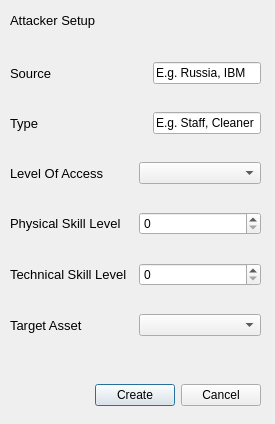
<?xml version="1.0" encoding="UTF-8"?>
<ui version="4.0">
 <class>add_attacker</class>
 <widget class="QDialog" name="add_attacker">
  <property name="geometry">
   <rect>
    <x>0</x>
    <y>0</y>
    <width>275</width>
    <height>424</height>
   </rect>
  </property>
  <property name="windowTitle">
   <string>Add Attacker</string>
  </property>
  <widget class="QLabel" name="label">
   <property name="geometry">
    <rect>
     <x>10</x>
     <y>10</y>
     <width>241</width>
     <height>20</height>
    </rect>
   </property>
   <property name="font">
    <font>
     <pointsize>10</pointsize>
    </font>
   </property>
   <property name="text">
    <string>Attacker Setup</string>
   </property>
  </widget>
  <widget class="QWidget" name="layoutWidget">
   <property name="geometry">
    <rect>
     <x>10</x>
     <y>40</y>
     <width>251</width>
     <height>321</height>
    </rect>
   </property>
   <layout class="QVBoxLayout" name="verticalLayout">
    <item>
     <layout class="QHBoxLayout" name="horizontalLayout_6">
      <item>
       <widget class="QLabel" name="label_2">
        <property name="font">
         <font>
          <pointsize>10</pointsize>
         </font>
        </property>
        <property name="text">
         <string>Source</string>
        </property>
       </widget>
      </item>
      <item>
       <spacer name="horizontalSpacer">
        <property name="orientation">
         <enum>Qt::Horizontal</enum>
        </property>
        <property name="sizeHint" stdset="0">
         <size>
          <width>40</width>
          <height>20</height>
         </size>
        </property>
       </spacer>
      </item>
      <item>
       <widget class="QLineEdit" name="source">
        <property name="text">
         <string>E.g. Russia, IBM</string>
        </property>
       </widget>
      </item>
     </layout>
    </item>
    <item>
     <layout class="QHBoxLayout" name="horizontalLayout_5">
      <item>
       <widget class="QLabel" name="label_3">
        <property name="font">
         <font>
          <pointsize>10</pointsize>
         </font>
        </property>
        <property name="text">
         <string>Type</string>
        </property>
       </widget>
      </item>
      <item>
       <spacer name="horizontalSpacer_4">
        <property name="orientation">
         <enum>Qt::Horizontal</enum>
        </property>
        <property name="sizeHint" stdset="0">
         <size>
          <width>40</width>
          <height>20</height>
         </size>
        </property>
       </spacer>
      </item>
      <item>
       <widget class="QLineEdit" name="type">
        <property name="text">
         <string>E.g. Staff, Cleaner</string>
        </property>
       </widget>
      </item>
     </layout>
    </item>
    <item>
     <layout class="QHBoxLayout" name="horizontalLayout">
      <item>
       <widget class="QLabel" name="label_7">
        <property name="font">
         <font>
          <pointsize>10</pointsize>
         </font>
        </property>
        <property name="text">
         <string>Level Of Access</string>
        </property>
       </widget>
      </item>
      <item>
       <widget class="QComboBox" name="access"/>
      </item>
     </layout>
    </item>
    <item>
     <layout class="QHBoxLayout" name="horizontalLayout_4">
      <item>
       <widget class="QLabel" name="label_4">
        <property name="font">
         <font>
          <pointsize>10</pointsize>
         </font>
        </property>
        <property name="text">
         <string>Physical Skill Level</string>
        </property>
       </widget>
      </item>
      <item>
       <widget class="QSpinBox" name="physical_skill"/>
      </item>
     </layout>
    </item>
    <item>
     <layout class="QHBoxLayout" name="horizontalLayout_3">
      <item>
       <widget class="QLabel" name="label_5">
        <property name="font">
         <font>
          <pointsize>10</pointsize>
         </font>
        </property>
        <property name="text">
         <string>Technical Skill Level</string>
        </property>
       </widget>
      </item>
      <item>
       <widget class="QSpinBox" name="technical_skill"/>
      </item>
     </layout>
    </item>
    <item>
     <layout class="QHBoxLayout" name="horizontalLayout_2">
      <item>
       <widget class="QLabel" name="label_6">
        <property name="font">
         <font>
          <pointsize>10</pointsize>
         </font>
        </property>
        <property name="text">
         <string>Target Asset</string>
        </property>
       </widget>
      </item>
      <item>
       <widget class="QComboBox" name="targetAsset"/>
      </item>
     </layout>
    </item>
   </layout>
  </widget>
  <widget class="QWidget" name="layoutWidget">
   <property name="geometry">
    <rect>
     <x>10</x>
     <y>380</y>
     <width>251</width>
     <height>30</height>
    </rect>
   </property>
   <layout class="QHBoxLayout" name="horizontalLayout_7">
    <item>
     <spacer name="horizontalSpacer_3">
      <property name="orientation">
       <enum>Qt::Horizontal</enum>
      </property>
      <property name="sizeHint" stdset="0">
       <size>
        <width>40</width>
        <height>20</height>
       </size>
      </property>
     </spacer>
    </item>
    <item>
     <widget class="QPushButton" name="attacker_create_btn">
      <property name="text">
       <string>Create</string>
      </property>
     </widget>
    </item>
    <item>
     <widget class="QPushButton" name="pushButton_2">
      <property name="text">
       <string>Cancel</string>
      </property>
     </widget>
    </item>
   </layout>
  </widget>
 </widget>
 <resources/>
 <connections/>
</ui>
